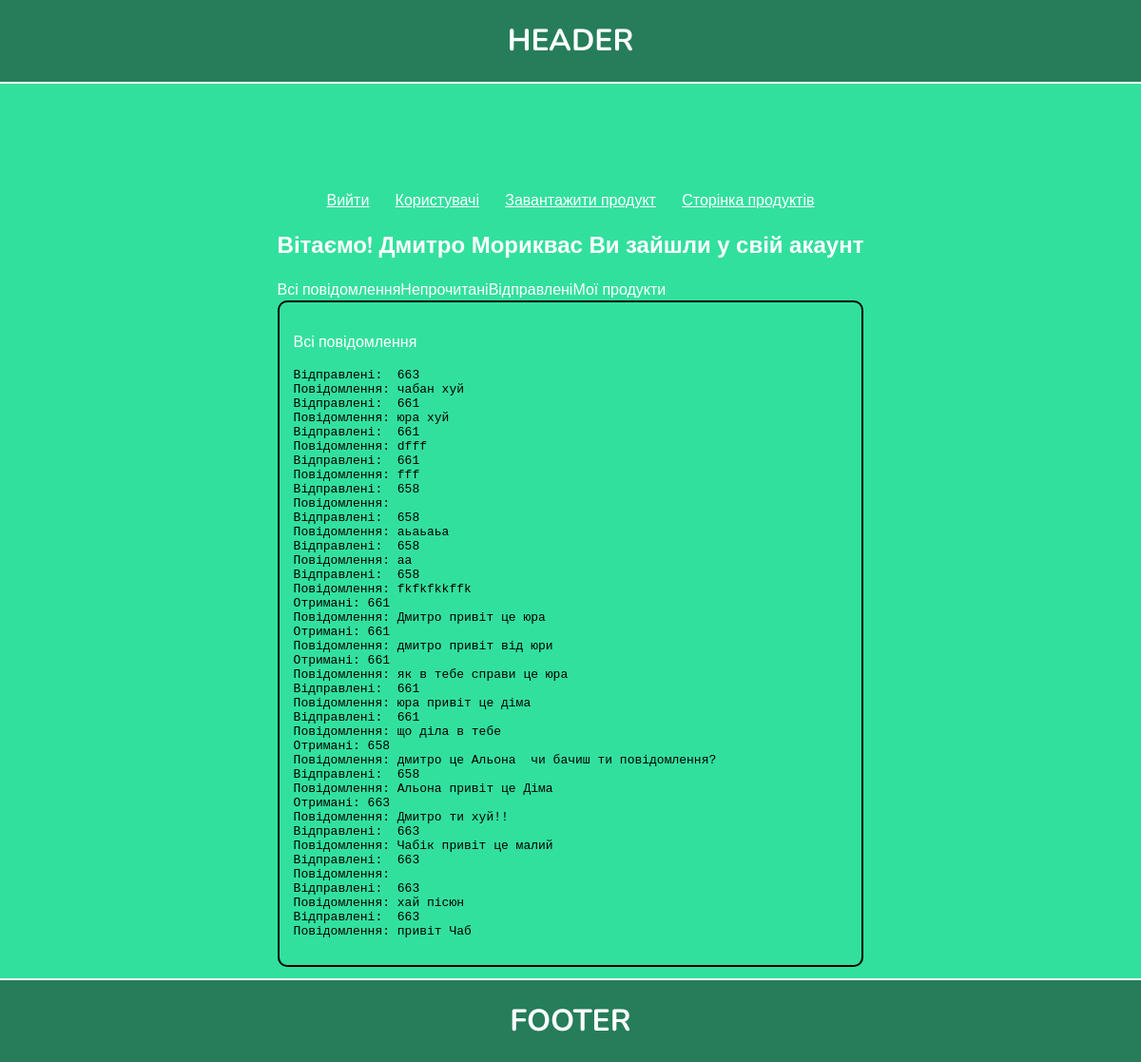
The page /customer/index.php?show=all (signed in) on the database its author committed.
### tables this page shows
CREATE TABLE `messages` (
  `id` int(11) NOT NULL,
  `sender_id` int(11) NOT NULL,
  `recipient_id` int(11) NOT NULL,
  `message_text` text NOT NULL,
  `timestamp` datetime NOT NULL,
  `is_read` tinyint(4) NOT NULL DEFAULT '0'
);

### customer/index.php (the view, shortened to what this page needs)
<?
    include '../connect.php';
    include '../header.php';
?>
<section class='user-page'>
    <div class="container">
        <div class="wrapper-user-page">
            <div class="item-links">
              <?php  if($_SESSION['profile']) {
                    echo '<a href="../data_processor/session-exit.php">Вийти</a>';
                    echo '<a href="../pages/users-page.php">Користувачі</a>';
                    echo '<a href="../pages/set-products-page.php">Завантажити продукт</a>';
                    echo '<a href="../pages/all-products-page.php">Сторінка продуктів</a>';
                }?>
            </div>
            <div class="item-user">
            <?php
                    function countUnreadMessages($connect, $user_id) {
                        $sql = "SELECT COUNT(*) AS unread_count FROM messages WHERE recipient_id='$user_id' AND is_read=0";
                        $result = mysqli_query($connect, $sql);
                        $row = mysqli_fetch_assoc($result);
                        return $row['unread_count'];
                    }
                    try {
                        if ($_SESSION['profile']) {
                            echo '<h2>Вітаємо! ' . $_SESSION['profile']['firstname'] . ' ' . $_SESSION['profile']['lastname'] . ' Ви зайшли у свій акаунт</h2>';
                            $user_id = $_SESSION['profile']['user_id'];
                            $show = isset($_GET['show']) ? $_GET['show'] : '';
                            echo '<div class="buttons">';
                                echo '<a href="?show=all">Всі повідомлення</a>';
                                $unreadCount = countUnreadMessages($connect, $user_id);
                                if ($unreadCount > 0) {
                                    echo '<a href="?show=unread">Непрочитані (' . $unreadCount . ')</a>  ';
                                } else {
                                    echo '<a href="?show=unread">Непрочитані</a>';
                                }
                                echo '<a href="?show=sent">Відправлені</a>';
                                echo '<a href="../pages/private-products-page.php">Мої продукти</a>';
                            echo '</div>';
                            if ($show == 'unread') {
                                echo '<div class="item_users_messagas-recipient">';
                                    echo '<p>Непрочитаних повідомлень немає</p>';
                                    $sqlReceivedMessages = "SELECT * FROM messages WHERE recipient_id='$user_id' AND is_read=0";
                                    $unreadMessagesResult = mysqli_query($connect, $sqlReceivedMessages);
                                    while ($row = mysqli_fetch_assoc($unreadMessagesResult)) {
                                        echo '<pre>';
                                            echo 'Відправник: ' . $row['sender_id'] . '<br>';
                                            echo 'Повідомлення: ' . $row['message_text'] . '<br>';
                                        echo '</pre>';
                                    }
                                echo '</div>';
                                $sqlMarkAsRead = "UPDATE messages SET is_read = 1 WHERE recipient_id = '$user_id' AND is_read = 0";
                                mysqli_query($connect, $sqlMarkAsRead);
                                $unreadCount = countUnreadMessages($connect, $user_id);
                            } elseif ($show == 'all') {
                                $sqlAllMessages = "SELECT * FROM messages WHERE recipient_id='$user_id' OR sender_id='$user_id'";
                                $allMessagesResult = mysqli_query($connect, $sqlAllMessages);
                                echo '<div class="item_users_messagas-recipient">';
                                    echo '<p>Всі повідомлення<p>';
                                    echo '<pre>';
                                    while ($row = mysqli_fetch_assoc($allMessagesResult)) {
                                        if ($row['sender_id'] == $user_id) {
                                                echo 'Відправлені:  ' . $row['recipient_id']. '<br>';
                                                } else {
                                                echo 'Отримані: ' .  $row['sender_id'] .  '<br>';
                                        }
                                        echo 'Повідомлення: ' . $row['message_text'] . '<br>';
                                    }
                                    echo '</pre>';
                                echo '</div>';
                            }
                        } else {
                            echo '<h1>' . 'Ви зайшли на закриту сторінку'. '<br>' .' Ідіть нахуй по харошому!' . '</h1>';
                            throw new Exception('спроба входу не авторизованого користувача!');
                        }
                    } catch(Exception $e ) {
                        error_log("Файл: " . $e->getFile() . "  Рядок: " . $e->getLine() . "  Повідомлення: " . $e->getMessage() . PHP_EOL, 3, "../var/log/profile.log");
                    }
                    ?>
                 </div>
            </div>
        </div>
</section>
<?
 include '../footer.php';
 ?>

### style.css (style rules this page uses)
html, body { margin: 0; padding: 0; position: relative; }
h1,h2,h3,span,button,input,p,a { font-family: 'Nunito', sans-serif; color: white; }
.container { max-width: 1000px; width: 100%; margin: 0 auto; flex: 1 0 auto; }
.user-page { background-color: #32e09d; padding: 100px; min-height: 517px; }
.wrapper-user-page { display: flex; justify-content: center; flex-direction: column; align-items: center; padding-top: 100px; }
.item_users_messagas-recipient { border: 2px solid black; border-radius: 10px; box-sizing: border-box; padding: 15px; }
.buttons a { text-decoration: none; }
.item-links { width: 513px; display: flex; justify-content: space-between; }

### rows shown on the page
messages: recipient "663", message_text "чабан хуй"
messages: recipient "661", message_text "юра хуй"
messages: recipient "661", message_text "dfff"
messages: recipient "661", message_text "fff"
messages: recipient "658"
messages: recipient "658", message_text "аьаьаьа"
messages: recipient "658", message_text "аа"
messages: recipient "658", message_text "fkfkfkkffk"
messages: sender "661", message_text "Дмитро привіт це юра"
messages: sender "661", message_text "дмитро привіт від юри"
messages: sender "661", message_text "як в тебе справи це юра"
messages: recipient "661", message_text "юра привіт це діма"
messages: recipient "661", message_text "що діла в тебе"
messages: sender "658", message_text "дмитро це Альона чи бачиш ти повідомлення?"
messages: recipient "658", message_text "Альона привіт це Діма"
messages: sender "663", message_text "Дмитро ти хуй!!"
messages: recipient "663", message_text "Чабік привіт це малий"
messages: recipient "663"
messages: recipient "663", message_text "хай пісюн"
messages: recipient "663", message_text "привіт Чаб"

### other values the page prints
$_SESSION['profile']['firstname'] "Дмитро"
$_SESSION['profile']['lastname'] "Мориквас"
